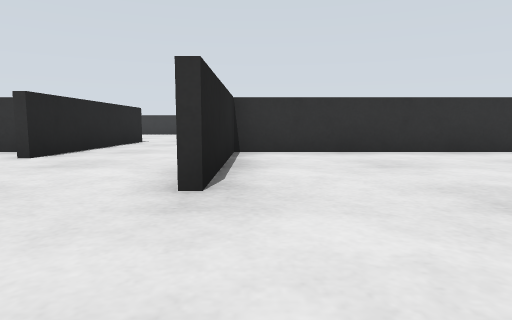
View 1 (above)

19 first-person views from a walk through a Gazebo world. The camera is 0.5 m above the floor, tilts 6° down and sees 75° across. The floor is counted in squares, 1 m on a side. Each view is taken from the middle of a square. On the plan, view 1 faces up. The plan holds only what a view shows up to about 9 squares ahead; the rest is blank.

View 2
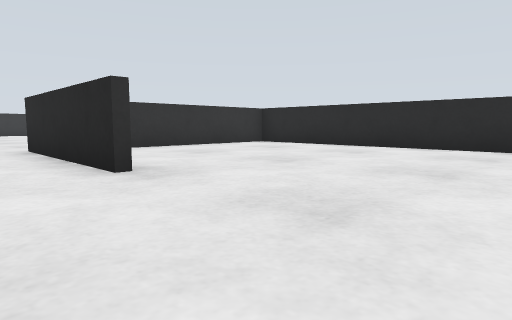

View 3
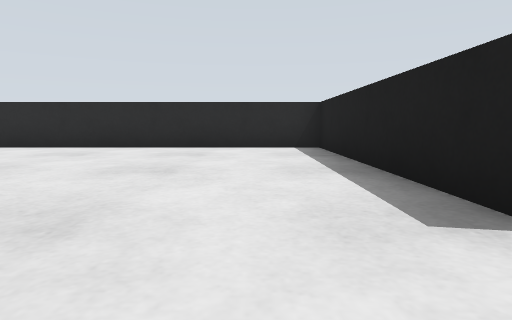

View 4
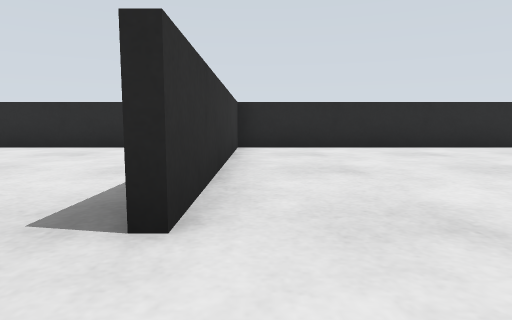

View 5
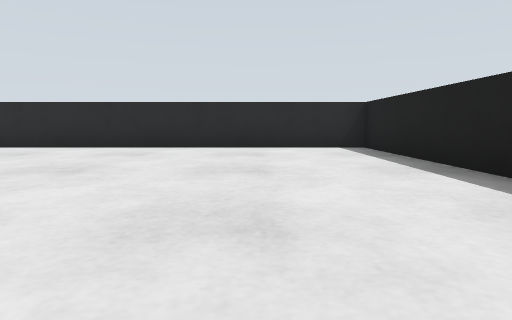

View 6
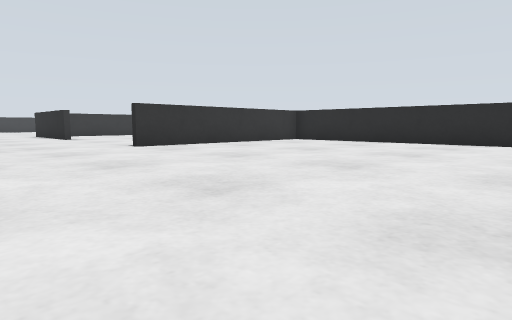

View 7
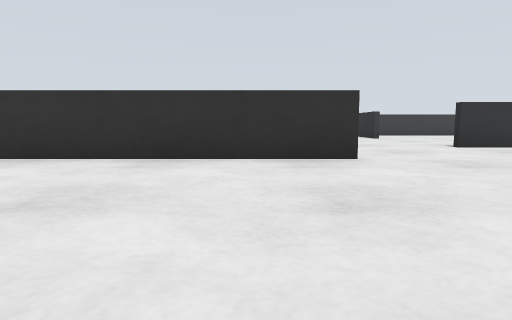

View 8
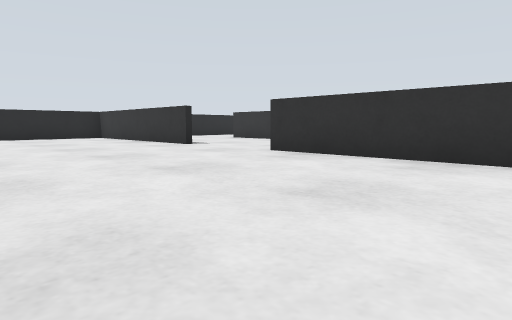

View 9
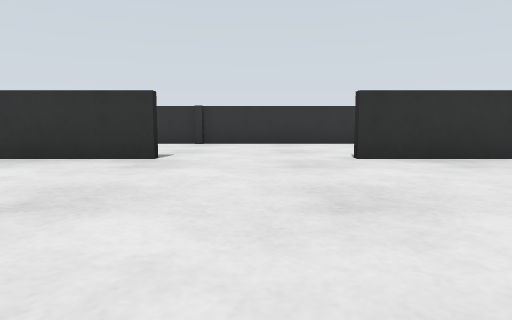

View 10
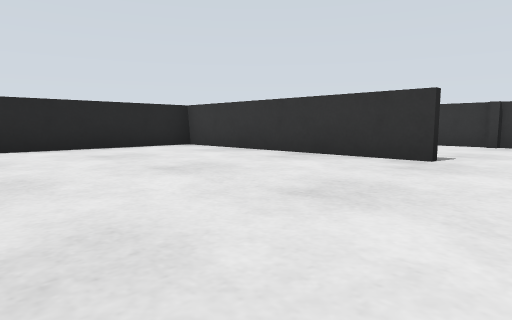

View 11
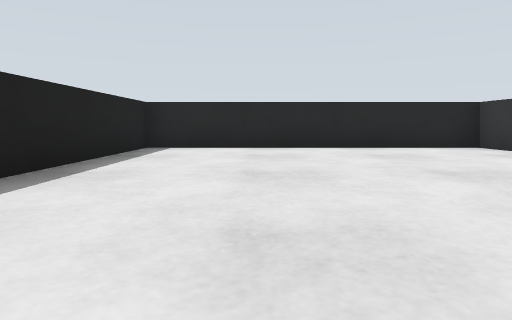

View 12
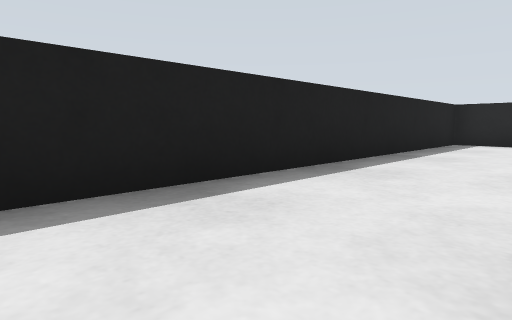

View 13
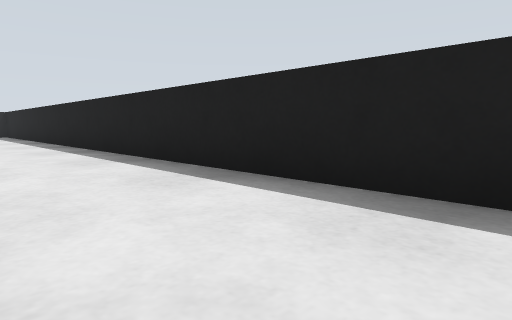

View 14
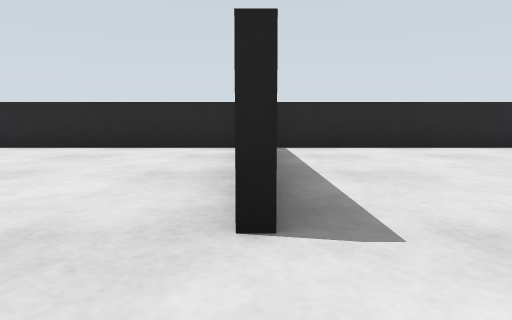

View 15
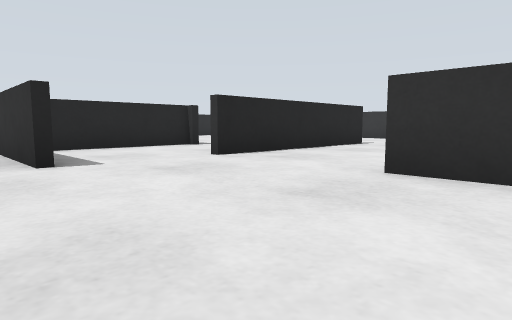

View 16
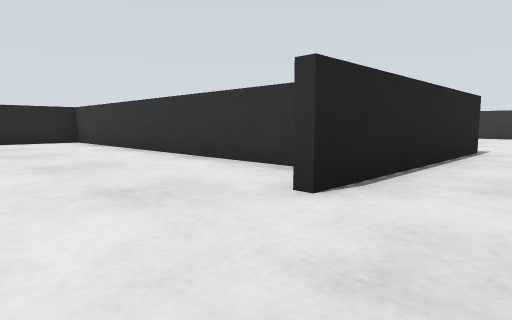

View 17
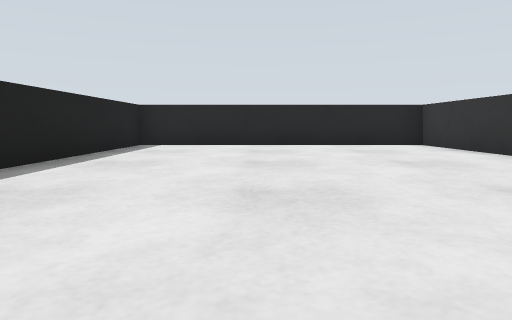

View 18
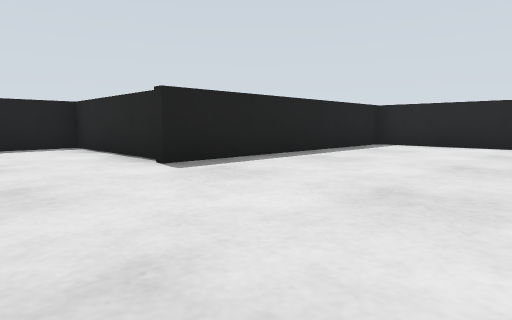

View 19
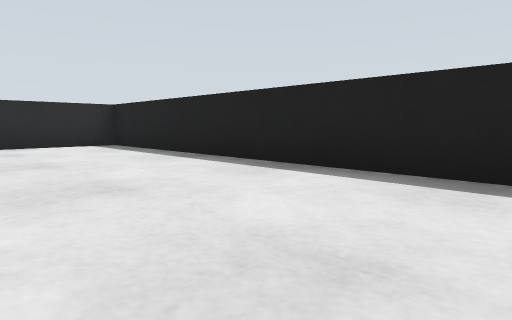

### Floor plan
Points are (right, up) in squares from view 1. A wall is a line through its corners. A room is listed if a view was taken in it or the views show most of it. See-through windows are left out.
Room 1 (views 1, 2, 3)
walls: (-0.2, -2.4) (5.5, -2.4); (-0.4, 6.2) (-0.4, 2.5)
low walls: (5.4, -1.9) (5.4, 4.8); (-3.4, 2.5) (-3.4, -2.5); (4.8, 6.2) (-0.4, 6.2)
ways out: opening at (-1.5, -2) to room 2; opening at (-1.5, 2) to room 3
Room 2 (views 4, 5, 6, 7, 8, 9, 10, 11, 12, 13, 14, 15, 19)
walls: (-18.4, -12.4) (5.4, -12.4); (5.4, -2.6) (-0.5, -2.6)
low walls: (-3.4, -5.1) (-9.5, -5.1); (-12.4, -5.1) (-18.4, -5.1) (-18.4, -12.4); (-8.2, -1.1) (-13.6, -1.1); (-6.4, -1) (-6.4, -4.9) (-5, -4.9); (-18.4, -1.4) (-18.4, -4.6); (5.4, -12.4) (5.4, -1.9)
ways out: opening at (-1.5, -2) to room 1; opening at (-4.5, -1.5) to room 3; opening at (-17, -2)
Room 3 (views 16, 17, 18)
walls: (-3.4, 6.5) (-3.4, 5)
low walls: (-4.4, 6.2) (-12.4, 6.2) (-12.4, -1.2); (-0.5, 2.4) (-0.5, 6.5); (-12.5, -0.9) (-6.1, -0.9)
ways out: opening at (-1.5, 2) to room 1; opening at (-4.5, -1.5) to room 2; opening at (-1.5, 6)

Positions as (right, up) in squares from view 1, and headings:
1: (0, 0), facing up
2: (-2, -1), facing up-right
3: (-2, -1), facing right
4: (-2, -3), facing right
5: (-2, -10), facing right
6: (-4, -10), facing up-right
7: (-5, -10), facing up
8: (-5, -10), facing up-left
9: (-11, -10), facing up
10: (-11, -10), facing up-left
11: (-11, -10), facing left
12: (-9, -10), facing down-left
13: (-11, -10), facing down-right
14: (-11, -5), facing left
15: (1, -6), facing up-left
16: (-2, 3), facing up-left
17: (-4, 2), facing left
18: (-4, 3), facing down-left
19: (-3, -9), facing down-right
